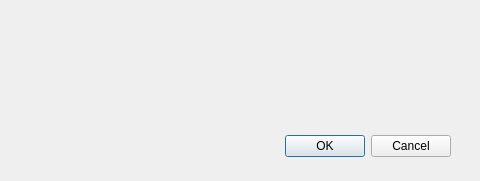
<?xml version="1.0" encoding="UTF-8"?>
<ui version="4.0">
 <class>Dialog_inputFiles_images</class>
 <widget class="QDialog" name="Dialog_inputFiles_images">
  <property name="geometry">
   <rect>
    <x>0</x>
    <y>0</y>
    <width>480</width>
    <height>181</height>
   </rect>
  </property>
  <property name="sizePolicy">
   <sizepolicy hsizetype="Fixed" vsizetype="Fixed">
    <horstretch>0</horstretch>
    <verstretch>0</verstretch>
   </sizepolicy>
  </property>
  <property name="minimumSize">
   <size>
    <width>480</width>
    <height>181</height>
   </size>
  </property>
  <property name="maximumSize">
   <size>
    <width>480</width>
    <height>181</height>
   </size>
  </property>
  <property name="windowTitle">
   <string>Dialog</string>
  </property>
  <widget class="QDialogButtonBox" name="buttonBox">
   <property name="geometry">
    <rect>
     <x>30</x>
     <y>130</y>
     <width>421</width>
     <height>32</height>
    </rect>
   </property>
   <property name="orientation">
    <enum>Qt::Horizontal</enum>
   </property>
   <property name="standardButtons">
    <set>QDialogButtonBox::Cancel|QDialogButtonBox::Ok</set>
   </property>
  </widget>
  <widget class="WidgetInputFilesImages" name="wdgt_inputFilesImages" native="true">
   <property name="geometry">
    <rect>
     <x>0</x>
     <y>0</y>
     <width>480</width>
     <height>120</height>
    </rect>
   </property>
   <property name="minimumSize">
    <size>
     <width>0</width>
     <height>120</height>
    </size>
   </property>
  </widget>
 </widget>
 <customwidgets>
  <customwidget>
   <class>WidgetInputFilesImages</class>
   <extends>QWidget</extends>
   <header>widgetInputFilesImages.h</header>
   <container>1</container>
  </customwidget>
 </customwidgets>
 <resources/>
 <connections>
  <connection>
   <sender>buttonBox</sender>
   <signal>accepted()</signal>
   <receiver>Dialog_inputFiles_images</receiver>
   <slot>accept()</slot>
   <hints>
    <hint type="sourcelabel">
     <x>248</x>
     <y>254</y>
    </hint>
    <hint type="destinationlabel">
     <x>157</x>
     <y>274</y>
    </hint>
   </hints>
  </connection>
  <connection>
   <sender>buttonBox</sender>
   <signal>rejected()</signal>
   <receiver>Dialog_inputFiles_images</receiver>
   <slot>reject()</slot>
   <hints>
    <hint type="sourcelabel">
     <x>316</x>
     <y>260</y>
    </hint>
    <hint type="destinationlabel">
     <x>286</x>
     <y>274</y>
    </hint>
   </hints>
  </connection>
 </connections>
</ui>
